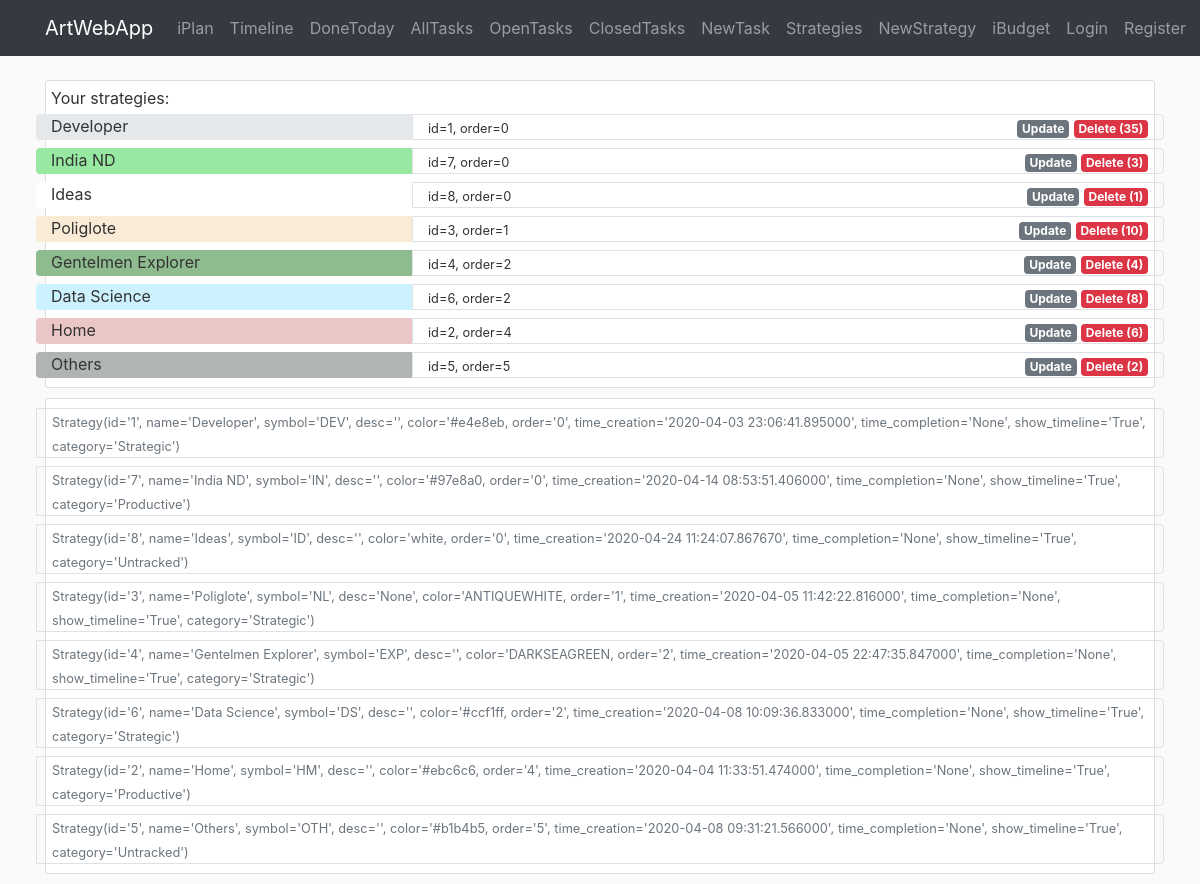
The page /iplan/strategy on the database its author committed.
### awa/iplan/models.py (models this page shows)
class Strategy(db.Model):
    id = db.Column(db.Integer, primary_key=True)
    name = db.Column(db.String(40), nullable=False)
    symbol = db.Column(db.String(3))
    desc = db.Column(db.Text)
    color = db.Column(db.String(7))
    order = db.Column(db.Integer)
    time_creation = db.Column(db.DateTime, default=datetime.now)
    time_completion = db.Column(db.DateTime)
    show_timeline = db.Column(db.Boolean, default=True, nullable=False)
    category = db.Column(db.String(20), nullable=True)
    br_task = db.relationship('Task', backref='strategy')  # todo: lazy=True - test that later
    br_project = db.relationship('Project', backref='strategy')  # todo: lazy=True - test that later
    def __repr__(self):
        return f"Strategy(id='{self.id}', name='{self.name}', symbol='{self.symbol}', desc='{self.desc}'," \
               f" color='{self.color}, order='{self.order}', time_creation='{self.time_creation}'," \
               f" time_completion='{self.time_completion}', show_timeline='{self.show_timeline}', category='{self.category}')"

### awa/iplan/routes.py (the view)
@iplan.route('/iplan/strategy', methods=['GET', 'POST'])
def strategy():
    strategies = Strategy.query.order_by(Strategy.order).all()
    count_tasks = {item.id: len(Task.query.filter_by(id_strategy=item.id).all()) for item in strategies}
    return render_template('iplan/strategy.html', strategies=strategies, legend='Create New Strategy',
                           count_tasks=count_tasks)

### awa/templates/iplan/strategy.html
{% extends "layout.html" %}
{% block content %}
<div class="container">
   <div class="content-section">
       Your strategies:
        {% for item in strategies %}
        <div class="row">
            <div class="col-4 rounded-left mt-1 mb-1" style="background-color:{{item.color}}">
                {{item.name}}
            </div>
            <div class="col border rounded-right mt-1 mb-1">
                <div class="row p-0">
                    <div class="col-auto">
                        <small>id={{item.id}}, order={{item.order}}</small>
                    </div>
                    <div class="col-auto ml-auto">
                        <a href="{{url_for('iplan.strategy_update', id_strategy=item.id)}}" class="badge badge-secondary">Update</a>
                        {% if count_tasks[item.id] != 0 %}
                            <a href="{{url_for('iplan.strategy_delete', id_strategy=item.id)}}" class="badge badge-danger">Delete ({{count_tasks[item.id]}})</a>
                        {% else %}
                            <a href="{{url_for('iplan.strategy_delete', id_strategy=item.id)}}" class="badge badge-warning">Delete ({{count_tasks[item.id]}})</a>
                        {% endif %}
                    </div>
                </div>
            </div>
        </div>
        {% endfor %}
    </div>
   <div class="content-section">
        {% for item in strategies %}
        <div class="row">
            <div class="col border rounded-right mt-1 mb-1">
                <div class="row p-0">
                    <div class="col-auto">
                        <small class="text-muted">{{item}}</small>
                    </div>
                </div>
            </div>
        </div>
        {% endfor %}
    </div>
</div>
{% endblock content %}

### awa/static/main.css (style rules this page uses)
body { background: #fafafa; color: #333333; margin-top: 5rem; }
.content-section { background: #ffffff; padding: 5px 5px; border: 1px solid #dddddd; border-radius: 3px; margin-bottom: 10px; }

### rows shown on the page
Strategy: name "Developer", id "1", order "0", count_tasks "35", id+name+symbol "Strategy(id='1', name='Developer', symbol='DEV', desc='', color='#e4e8eb, order='0', time_creation='2020-04-03 23:06:41.895000', time_completion='None', show_timeline='True', category='Strategic')"
Strategy: name "India ND", id "7", order "0", count_tasks "3", id+name+symbol "Strategy(id='7', name='India ND', symbol='IN', desc='', color='#97e8a0, order='0', time_creation='2020-04-14 08:53:51.406000', time_completion='None', show_timeline='True', category='Productive')"
Strategy: name "Ideas", id "8", order "0", show_timeline "1", id+name+symbol "Strategy(id='8', name='Ideas', symbol='ID', desc='', color='white, order='0', time_creation='2020-04-24 11:24:07.867670', time_completion='None', show_timeline='True', category='Untracked')"
Strategy: name "Poliglote", id "3", order "1", count_tasks "10", id+name+symbol "Strategy(id='3', name='Poliglote', symbol='NL', desc='None', color='ANTIQUEWHITE, order='1', time_creation='2020-04-05 11:42:22.816000', time_completion='None', show_timeline='True', category='Strategic')"
Strategy: name "Gentelmen Explorer", id "4", order "2", id+name+symbol "Strategy(id='4', name='Gentelmen Explorer', symbol='EXP', desc='', color='DARKSEAGREEN, order='2', time_creation='2020-04-05 22:47:35.847000', time_completion='None', show_timeline='True', category='Strategic')"
Strategy: name "Data Science", id "6", order "2", count_tasks "8", id+name+symbol "Strategy(id='6', name='Data Science', symbol='DS', desc='', color='#ccf1ff, order='2', time_creation='2020-04-08 10:09:36.833000', time_completion='None', show_timeline='True', category='Strategic')"
Strategy: name "Home", id "2", order "4", count_tasks "6", id+name+symbol "Strategy(id='2', name='Home', symbol='HM', desc='', color='#ebc6c6, order='4', time_creation='2020-04-04 11:33:51.474000', time_completion='None', show_timeline='True', category='Productive')"
Strategy: name "Others", id "5", order "5", count_tasks "2", id+name+symbol "Strategy(id='5', name='Others', symbol='OTH', desc='', color='#b1b4b5, order='5', time_creation='2020-04-08 09:31:21.566000', time_completion='None', show_timeline='True', category='Untracked')"
